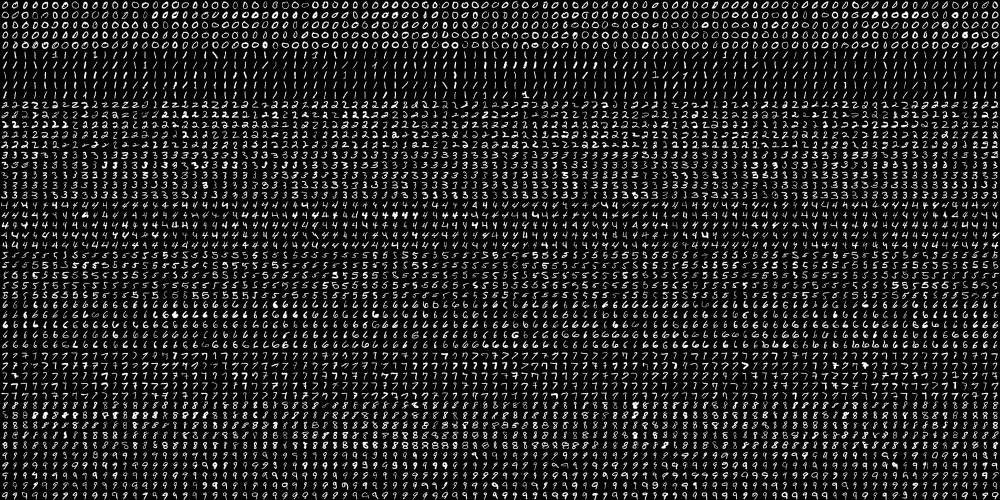
#> input picture DigitRecognition/images/digits.png, 2000 x 1000 px (shown at 1/2 size)
$ python basic_knn.py
#> lines starting #> are read from the running program, lines starting #| are printed output that depends on the picture; long printed decimals are rounded
import numpy as np
import cv2

# Loading the digits data
data = cv2.imread('images/digits.png')
#> data is the input picture: shape (1000, 2000, 3); min 0, max 255, mean 33.8
gray = cv2.cvtColor(data, cv2.COLOR_BGR2GRAY)

# Resizing each digit from 20x20 to 10x10
resized = cv2.pyrDown(gray)
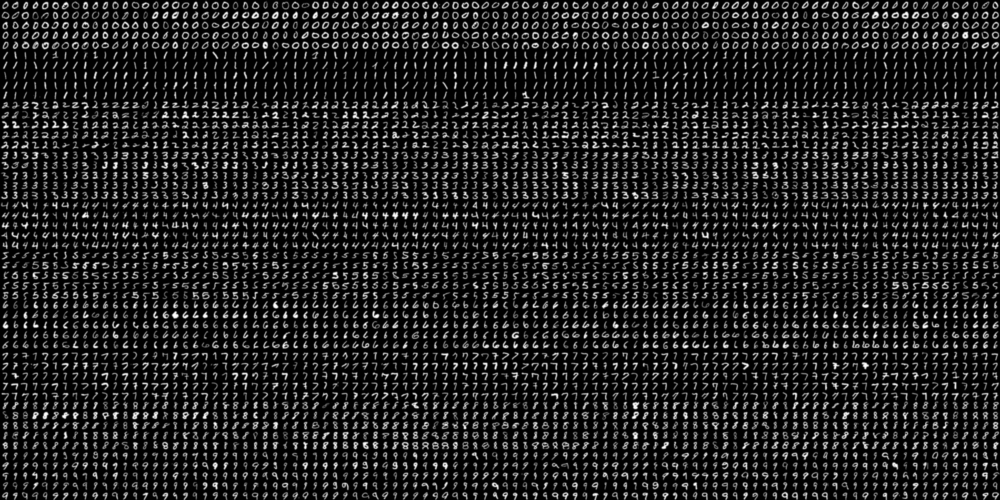
#> resized: shape (500, 1000); min 0, max 253, mean 33.8

cv2.imshow("Orignal Data", resized)

# Splitting image original image into 5000 different arrays of size 20x20
# Resulting array: 50 * 100 * 20 * 20

arr = [np.hsplit(i, 100) for i in np.vsplit(gray, 50)]
#> arr = 50 items
arr = np.array(arr)
print ("Resulting Shape", arr.shape)
#| Resulting Shape (50, 100, 20, 20)

# Spliting into training and test set
# Total: 5000, Train: 3500 images, Test: 1500
X_train = arr[:, :70].reshape(-1, 400).astype(np.float32)
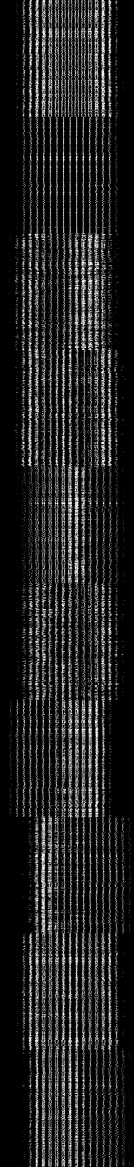
#> X_train: shape (3500, 400) float32 (shown at 1/3 size); min 0, max 255, mean 33.8
X_test = arr[:, 70:100].reshape(-1, 400).astype(np.float32)
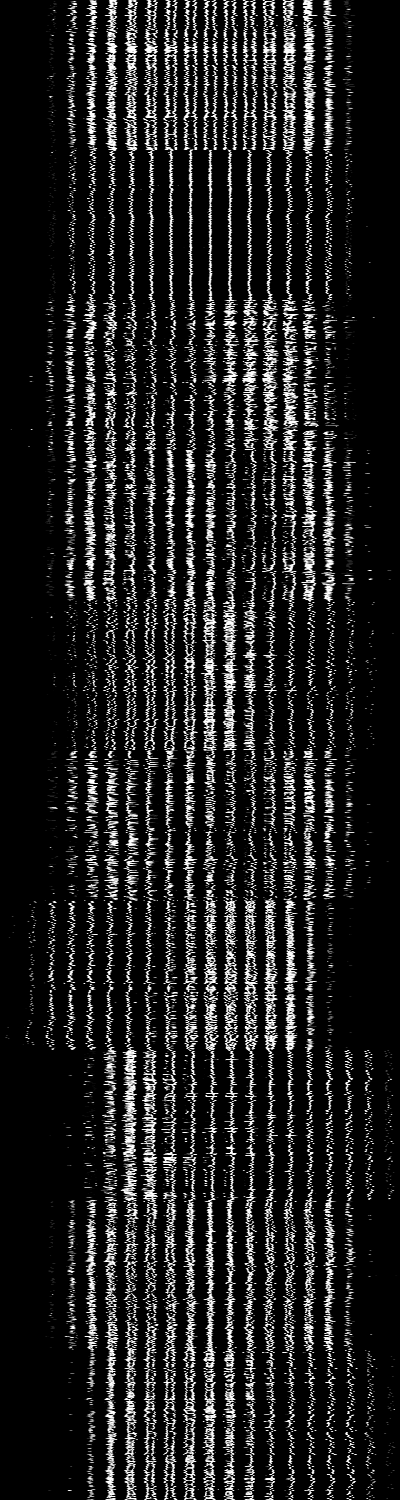
#> X_test: shape (1500, 400) float32; min 0, max 255, mean 33.8
print ("input shapes\n-->Train: {}, Test: {}".format(X_train.shape, X_test.shape))
#| input shapes
#| -->Train: (3500, 400), Test: (1500, 400)

## Targets for each image
y = [0,1,2,3,4,5,6,7,8,9]

y_train = np.repeat(y, 350)[:, np.newaxis]
y_test = np.repeat(y, 150)[:, np.newaxis]
print ("target shapes\n-->Train: {}, Test: {}".format(y_train.shape, y_test.shape))

# Using K-NN(k- nearest neighbors) as the ML algorithm
classifier_knn = cv2.ml.KNearest_create()
classifier_knn.train(X_train, cv2.ml.ROW_SAMPLE, y_train)
response, result, neighbours, distance = classifier_knn.findNearest(X_test, k=3)
#> response = 0; result = 1500 values, max 9 at index 546, min 0 at index 0, mean 4.46; neighbours = 1500 rows, first 8: [0, 0, 0], [0, 0, 0], [0, 0, 0], [0, 0, 0], [0, 0, 0], [0, 0, 0], [0, 0, 0], [0, 0, 0]; distance = 1500 rows, first 8: [771799, 787246, 821341], [916008, 1053323, 1083589], [452262, 472470, 523199], [699510, 717288, 728714], [506154, 571763, 631203], [630256, 699302, 711550], [688307, 697413, 722577], [629131, 681500, 744434]

# Testing and calculating the accuracy of knn classifier
correct = result == y_test
correct = np.count_nonzero(correct)
#> correct = 1402
accuracy = correct * (100.0/result.size)
#> accuracy = 93.47
print ("Accuracy: ", accuracy)
#| Accuracy:  93.467
cv2.waitKey(0)
cv2.destroyAllWindows()
